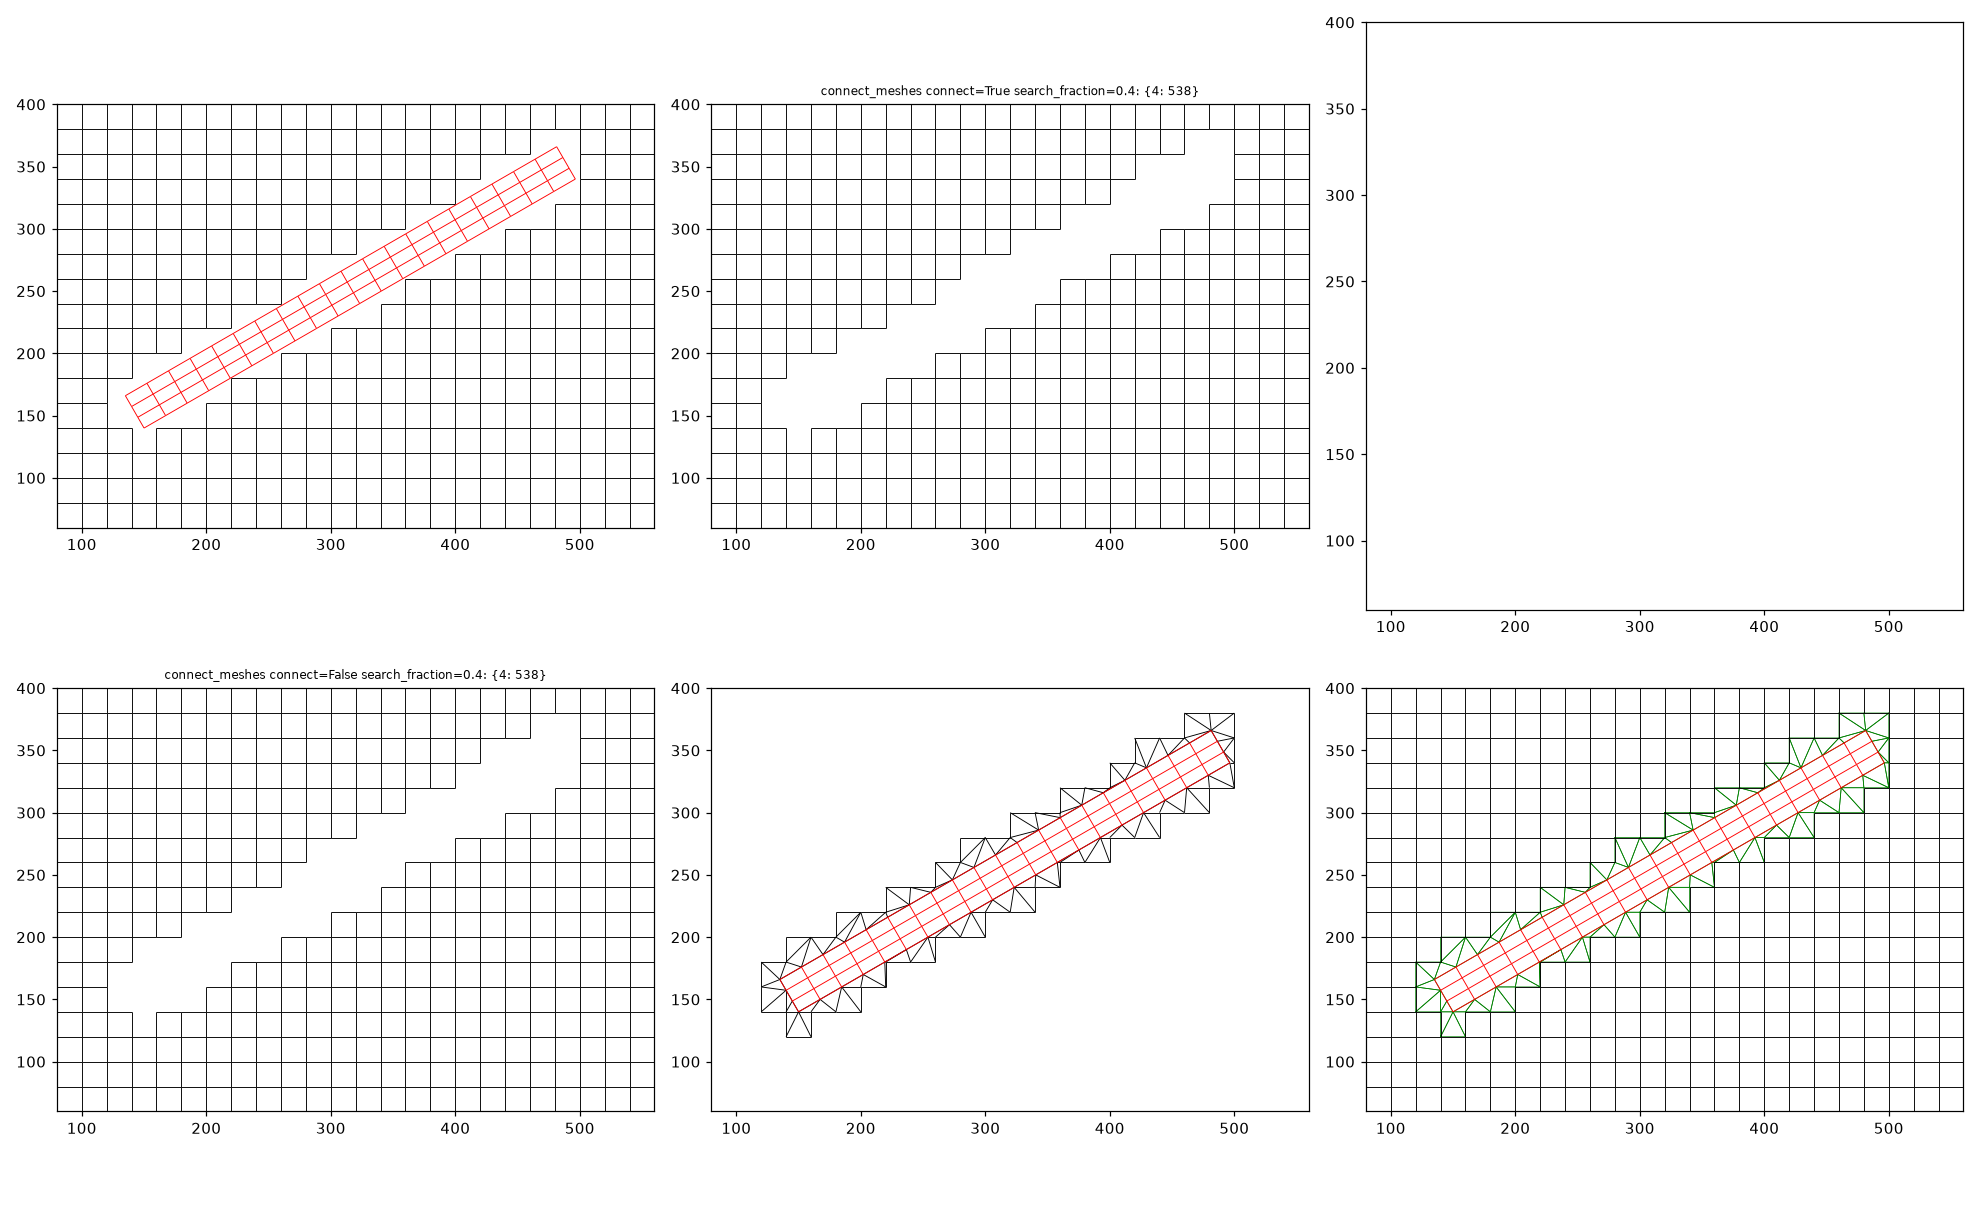

Write Python code to recreate this figure.
"""Probe 3: what mesh2d_connect_meshes and mesh2d_make_triangular_mesh_from_polygon do on a toy: a 20 m lattice
with a hole, and a rotated strip of 20 x 10 m cells inside the hole. Writes probe_join.png.
"""

from __future__ import annotations

import traceback
from collections import Counter

import matplotlib

matplotlib.use("Agg")
import matplotlib.pyplot as plt
import numpy as np
import shapely
from matplotlib.collections import LineCollection
from meshkernel import DeleteMeshOption, MakeGridParameters, Mesh2d, MeshKernel

from common import HERE
from mkutil import face_polygons, geom_list, mesh_summary, mk_orthogonality, polygon_geom, shares


def draw(ax, m, title, color="k"):
    x = np.asarray(m.node_x)
    y = np.asarray(m.node_y)
    en = np.asarray(m.edge_nodes).reshape(-1, 2)
    segs = np.stack([np.column_stack([x[en[:, 0]], y[en[:, 0]]]), np.column_stack([x[en[:, 1]], y[en[:, 1]]])], axis=1)
    ax.add_collection(LineCollection(segs, colors=color, linewidths=0.6))
    ax.autoscale()
    ax.set_aspect("equal")
    ax.set_title(title, fontsize=8)


# the strip: 20 m along x', 10 m across, rotated 30 degrees, 3 rows, 20 cells long
ang = np.radians(30)
R = np.array([[np.cos(ang), -np.sin(ang)], [np.sin(ang), np.cos(ang)]])
mk_s = MeshKernel()
mk_s.mesh2d_make_rectangular_mesh(MakeGridParameters(num_columns=20, num_rows=3, origin_x=0, origin_y=0, block_size_x=20, block_size_y=10))
strip = mk_s.mesh2d_get()
pts = np.column_stack([strip.node_x, strip.node_y]) @ R.T + [150.0, 140.0]
strip = Mesh2d(node_x=pts[:, 0].copy(), node_y=pts[:, 1].copy(), edge_nodes=strip.edge_nodes, face_nodes=strip.face_nodes, nodes_per_face=strip.nodes_per_face)
mk_s.mesh2d_set(strip)
strip = mk_s.mesh2d_get()
sb = mk_s.mesh2d_get_mesh_boundaries_as_polygons()
strip_poly = shapely.Polygon(np.column_stack([sb.x_coordinates, sb.y_coordinates]))
print("strip", mesh_summary(strip), "boundary vertices", len(sb.x_coordinates))

# the lattice: 30 x 20 cells of 20 m
mk = MeshKernel()
mk.mesh2d_make_rectangular_mesh(MakeGridParameters(num_columns=30, num_rows=20, origin_x=0, origin_y=0, block_size_x=20, block_size_y=20))
lat = mk.mesh2d_get()
# the hole: lattice cells intersecting the strip polygon
mk.mesh2d_delete(polygon_geom(strip_poly), DeleteMeshOption.INSIDE_AND_INTERSECTED, invert_deletion=False)
holed = mk.mesh2d_get()
print("lattice", mesh_summary(lat), "-> holed", mesh_summary(holed))

fig, axes = plt.subplots(2, 3, figsize=(18, 11))
axes = axes.ravel()
draw(axes[0], holed, "lattice with the hole (INSIDE_AND_INTERSECTED) + strip")
draw(axes[0], strip, "", color="r")

# A: mesh2d_connect_meshes with connect=True
for k, (connect, frac) in enumerate([(True, 0.4), (True, 2.0), (False, 0.4)]):
    try:
        mk2 = MeshKernel()
        mk2.mesh2d_set(holed)
        mk2.mesh2d_connect_meshes(strip, connect=connect, search_fraction=frac)
        joined = mk2.mesh2d_get()
        s = mesh_summary(joined)
        hang = mk2.mesh2d_get_hanging_edges()
        print(f"connect_meshes connect={connect} fraction={frac}:", s, "hanging edges", len(np.asarray(hang)))
        o = mk_orthogonality(mk2)
        print("   orthogonality", shares(o))
        draw(axes[1 + k], joined, f"connect_meshes connect={connect} search_fraction={frac}: {s['faces_by_nodes']}")
    except Exception:
        print("connect_meshes FAILED", connect, frac)
        traceback.print_exc()

# B: the gap triangulated by MeshKernel: gap polygon = union of removed lattice faces minus the strip
lat_polys = face_polygons(lat)
removed = [p for p in lat_polys if p.intersects(strip_poly)]
gap = shapely.unary_union(removed).difference(strip_poly)
print("gap:", gap.geom_type, "parts", shapely.get_num_geometries(gap), "area", round(gap.area, 1))
try:
    mk3 = MeshKernel()
    parts = list(gap.geoms) if hasattr(gap, "geoms") else [gap]
    # one polygon at a time: the gap around a strip is an annulus (a polygon with a hole) -> see what happens
    mk3.mesh2d_make_triangular_mesh_from_polygon(polygon_geom(parts[0]))
    tri = mk3.mesh2d_get()
    print("triangular mesh from the annular gap polygon:", mesh_summary(tri))
    draw(axes[4], tri, f"make_triangular_mesh_from_polygon(gap annulus): {mesh_summary(tri)['faces_by_nodes']}")
    draw(axes[4], strip, "", color="r")
except Exception:
    print("triangular from polygon FAILED")
    traceback.print_exc()

# C: constrained Delaunay of the gap with shapely (boundary vertices only)
try:
    cdt = shapely.constrained_delaunay_triangles(gap)
    tris = list(cdt.geoms)
    print("shapely CDT of the gap:", len(tris), "triangles; min angle distribution:")
    angs = []
    for t in tris:
        c = np.asarray(t.exterior.coords)[:3]
        v = [c[(i + 1) % 3] - c[i] for i in range(3)]
        a = []
        for i in range(3):
            u, w = -v[i - 1], v[i]
            a.append(np.degrees(np.arccos(np.clip(np.dot(u, w) / (np.linalg.norm(u) * np.linalg.norm(w)), -1, 1))))
        angs.append(min(a))
    angs = np.array(angs)
    print("   min angle: median %.1f p10 %.1f min %.1f; under 10 deg: %d" % (np.median(angs), np.percentile(angs, 10), angs.min(), (angs < 10).sum()))
    for t in tris:
        axes[5].plot(*t.exterior.xy, color="g", lw=0.5)
    draw(axes[5], holed, f"shapely constrained Delaunay of the gap: {len(tris)} triangles")
    draw(axes[5], strip, "", color="r")
except Exception:
    print("CDT FAILED")
    traceback.print_exc()

for ax in axes:
    ax.set_xlim(80, 560)
    ax.set_ylim(60, 400)
fig.tight_layout()
fig.savefig(HERE / "probe_join.png", dpi=110)
print("wrote probe_join.png")
